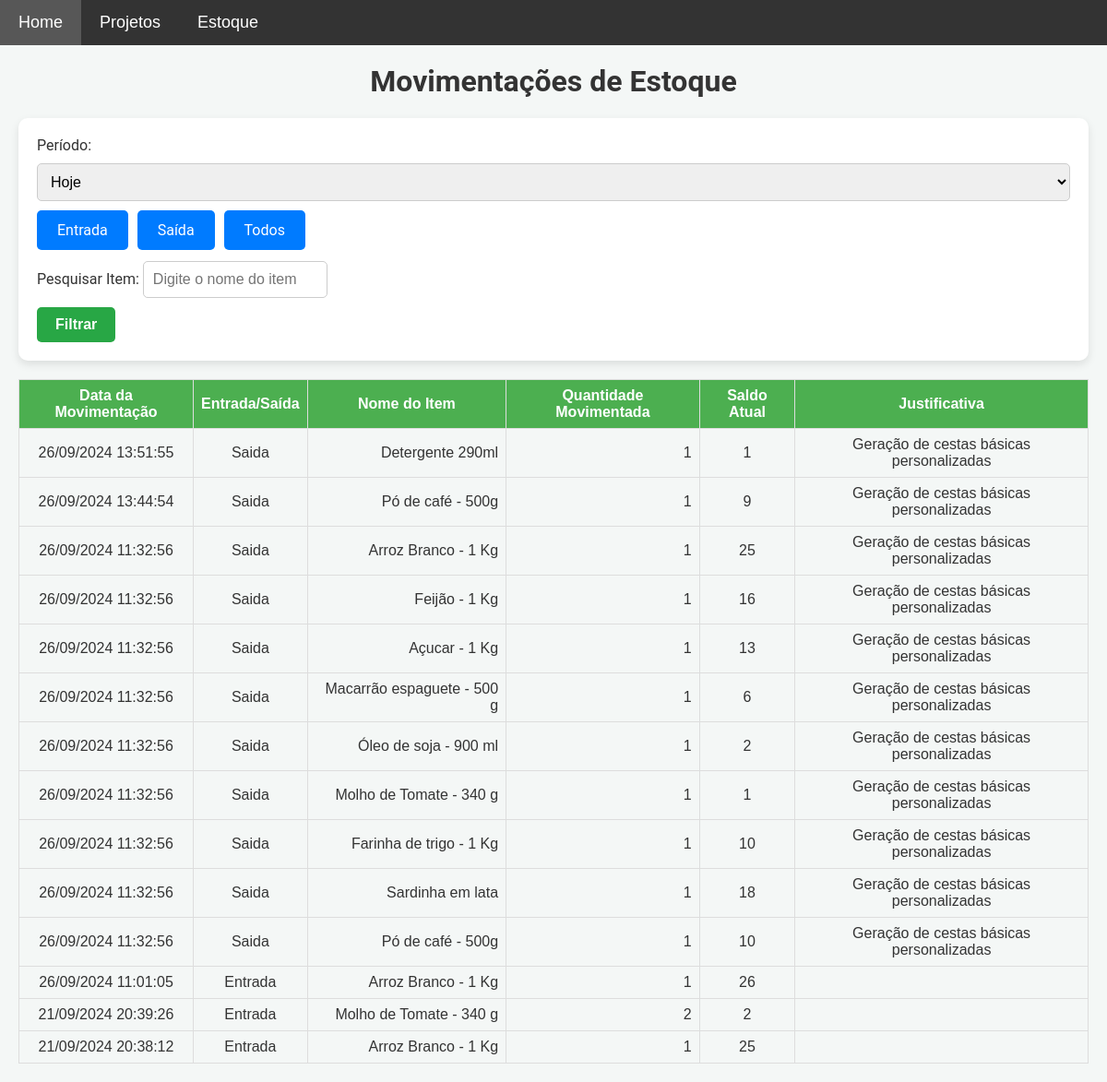
Page /movimentacoes on the earlier database version.
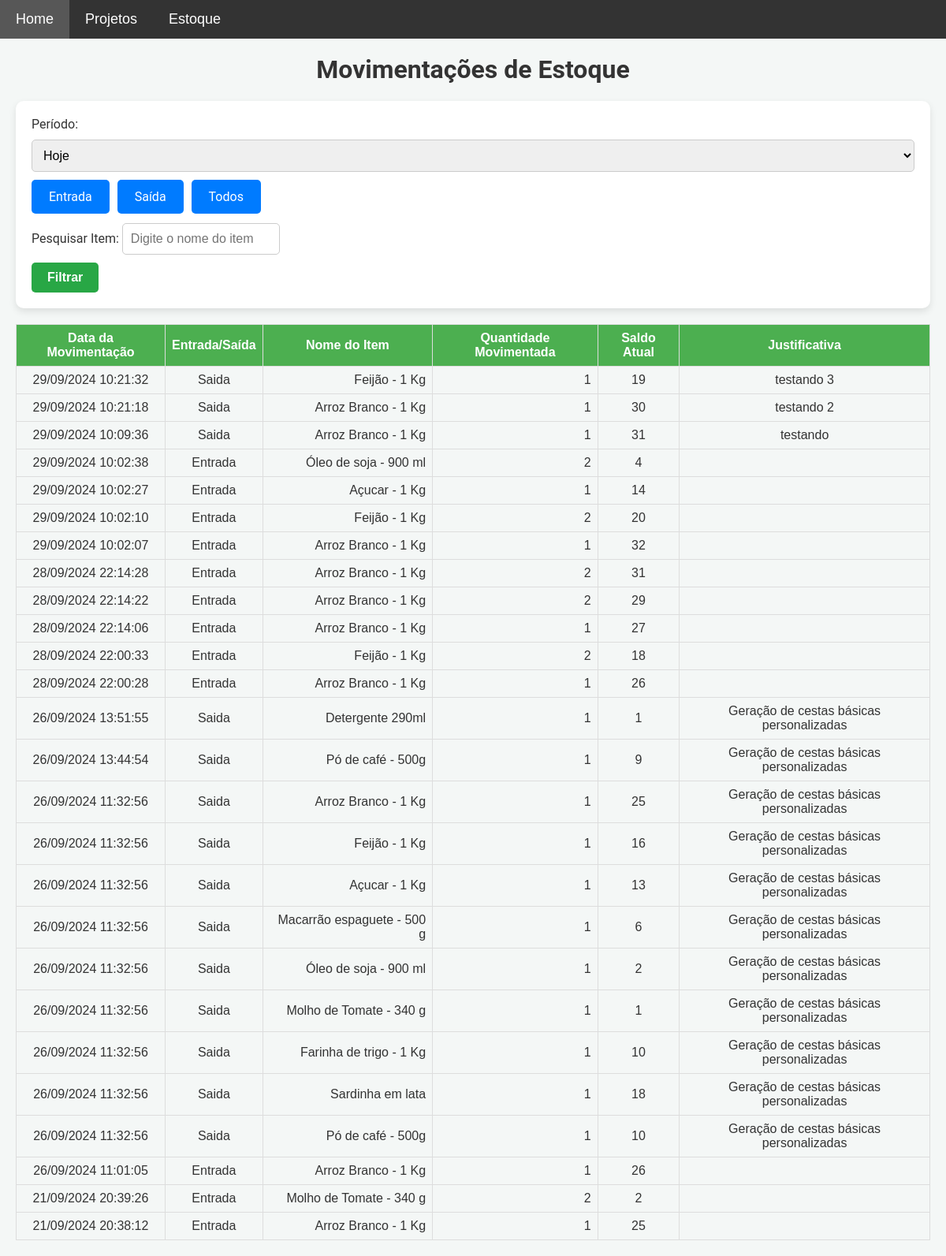
Same page on the later database version.
### models.py (models this page shows)
class MovimentacaoEstoque(db.Model):
    __table_args__ = {'extend_existing': True}
    id = db.Column(db.Integer, primary_key=True)
    item_id = db.Column(db.Integer, db.ForeignKey('item.id'), nullable=False)
    tipo_movimentacao = db.Column(db.String(10), nullable=False)  # 'entrada' ou 'saida'
    quantidade = db.Column(db.Integer, nullable=False)
    data_hora = db.Column(db.DateTime, default=datetime.utcnow)
    justificativa = db.Column(db.String(255), nullable=True, default='')  # Define string vazia como padrão
    saldo_atual = db.Column(db.Integer, nullable=False)  # Adiciona o campo saldo atual
    item = db.relationship('Item', backref=db.backref('movimentacoes', lazy=True))

class Item(db.Model):
    __table_args__ = {'extend_existing': True}  # Estende a tabela existente ao invés de tentar recriá-la
    id = db.Column(db.Integer, primary_key=True)
    nome = db.Column(db.String(100), nullable=False)
    descricao = db.Column(db.Text, nullable=False)
    categoria = db.Column(db.String(50), nullable=False)
    quantidade = db.Column(db.Integer, nullable=False, default=0)
    preco = db.Column(db.Float, nullable=False)

### app.py (the view, shortened to what this page needs)
@app.route('/movimentacoes', methods=['GET'])
def movimentacoes_estoque():
    periodo = request.args.get('periodo')  # Obtém o filtro de período
    tipo_movimentacao = request.args.get('tipo_movimentacao', 'todos')  # Filtro para o tipo de movimentação
    nome_item = request.args.get('nome_item', '').strip()  # Filtro para o nome do item
    query = MovimentacaoEstoque.query.join(Item)
    hoje = datetime.now(tz).date()  # Data de hoje no fuso horário definido
    if periodo == 'hoje':
        query = query.filter(db.func.date(MovimentacaoEstoque.data_hora) == hoje)
    elif periodo == 'semana':
        inicio_semana = hoje - timedelta(days=hoje.weekday())
        query = query.filter(MovimentacaoEstoque.data_hora >= inicio_semana)
    elif periodo == 'mes':
        query = query.filter(db.extract('month', MovimentacaoEstoque.data_hora) == hoje.month, db.extract('year', MovimentacaoEstoque.data_hora) == hoje.year)
    elif periodo == 'ano':
        query = query.filter(db.extract('year', MovimentacaoEstoque.data_hora) == hoje.year)
    elif periodo == 'ultimos_30_dias':
        ultimos_30_dias = hoje - timedelta(days=30)
        query = query.filter(MovimentacaoEstoque.data_hora >= ultimos_30_dias)
    elif periodo == 'ultimos_12_meses':
        ultimos_12_meses = hoje.replace(year=hoje.year - 1)
        query = query.filter(MovimentacaoEstoque.data_hora >= ultimos_12_meses)
    if tipo_movimentacao in ['entrada', 'saida']:
        query = query.filter(MovimentacaoEstoque.tipo_movimentacao == tipo_movimentacao)
    movimentacoes = query.order_by(MovimentacaoEstoque.data_hora.desc()).all()
    if nome_item:
        nome_item_normalizado = remover_acentos(nome_item).lower()
        movimentacoes = [m for m in movimentacoes if remover_acentos(m.item.nome).lower().find(nome_item_normalizado) != -1]
    return render_template('movimentacoes.html', movimentacoes=movimentacoes, tz=tz)  # Renderiza o template com as movimentações

### templates/movimentacoes.html (shortened to what this page needs)
{% extends 'base.html' %}
{% block content %}
    <h1>Movimentações de Estoque</h1>
    <form method="GET" action="{{ url_for('movimentacoes_estoque') }}">
        <label for="periodo">Período:</label>
        <select name="periodo" id="periodo">
            <option value="hoje" {% if request.args.get('periodo') == 'hoje' %}selected{% endif %}>Hoje</option>
        </select>
        <div class="radio-buttons">
            <label for="entrada" class="btn">Entrada</label>
            <label for="saida" class="btn">Saída</label>
            <label for="todos" class="btn">Todos</label>
        </div>
        <div class="search-bar">
            <label for="nome_item">Pesquisar Item:</label>
            <input type="text" name="nome_item" id="nome_item" placeholder="Digite o nome do item" value="{{ request.args.get('nome_item', '') }}">
        </div>
        <button type="submit">Filtrar</button>
    </form>
    <table class="estoque-table">
        <thead>
            <tr>
                <th>Data da Movimentação</th>
                <th>Entrada/Saída</th>
                <th>Nome do Item</th>
                <th>Quantidade Movimentada</th>
                <th>Saldo Atual</th>
                <th>Justificativa</th>
            </tr>
        </thead>
        <tbody>
            {% for movimentacao in movimentacoes %}
            <tr>
                <td>{{ movimentacao.data_hora.astimezone(tz).strftime('%d/%m/%Y %H:%M:%S') }}</td>
                <td>{{ movimentacao.tipo_movimentacao | capitalize }}</td>
                <td>{{ movimentacao.item.nome }}</td>
                <td>{{ movimentacao.quantidade }}</td>
                <td>{{ movimentacao.saldo_atual }}</td>
                <td>{{ movimentacao.justificativa }}</td>
            </tr>
            {% endfor %}
        </tbody>
    </table>
{% endblock %}

Differences in the rows shown:
added MovimentacaoEstoque: data_hora.astimezone "29/09/2024 10:21:32", tipo_movimentacao "Saida", item.nome "Feijão - 1 Kg", quantidade "1", saldo_atual "19", justificativa "testando 3"
added MovimentacaoEstoque: data_hora.astimezone "29/09/2024 10:21:18", tipo_movimentacao "Saida", item.nome "Arroz Branco - 1 Kg", quantidade "1", saldo_atual "30", justificativa "testando 2"
added MovimentacaoEstoque: data_hora.astimezone "29/09/2024 10:09:36", tipo_movimentacao "Saida", item.nome "Arroz Branco - 1 Kg", quantidade "1", saldo_atual "31", justificativa "testando"
added MovimentacaoEstoque: data_hora.astimezone "29/09/2024 10:02:38", tipo_movimentacao "Entrada", item.nome "Óleo de soja - 900 ml", quantidade "2", saldo_atual "4"
added MovimentacaoEstoque: data_hora.astimezone "29/09/2024 10:02:27", tipo_movimentacao "Entrada", item.nome "Açucar - 1 Kg", quantidade "1", saldo_atual "14"
added MovimentacaoEstoque: data_hora.astimezone "29/09/2024 10:02:10", tipo_movimentacao "Entrada", item.nome "Feijão - 1 Kg", quantidade "2", saldo_atual "20"
added MovimentacaoEstoque: data_hora.astimezone "29/09/2024 10:02:07", tipo_movimentacao "Entrada", item.nome "Arroz Branco - 1 Kg", quantidade "1", saldo_atual "32"
added MovimentacaoEstoque: data_hora.astimezone "28/09/2024 22:14:28", tipo_movimentacao "Entrada", item.nome "Arroz Branco - 1 Kg", quantidade "2", saldo_atual "31"
added MovimentacaoEstoque: data_hora.astimezone "28/09/2024 22:14:22", tipo_movimentacao "Entrada", item.nome "Arroz Branco - 1 Kg", quantidade "2", saldo_atual "29"
added MovimentacaoEstoque: data_hora.astimezone "28/09/2024 22:14:06", tipo_movimentacao "Entrada", item.nome "Arroz Branco - 1 Kg", quantidade "1", saldo_atual "27"
added MovimentacaoEstoque: data_hora.astimezone "28/09/2024 22:00:33", tipo_movimentacao "Entrada", item.nome "Feijão - 1 Kg", quantidade "2", saldo_atual "18"
added MovimentacaoEstoque: data_hora.astimezone "28/09/2024 22:00:28", tipo_movimentacao "Entrada", item.nome "Arroz Branco - 1 Kg", quantidade "1", saldo_atual "26"
